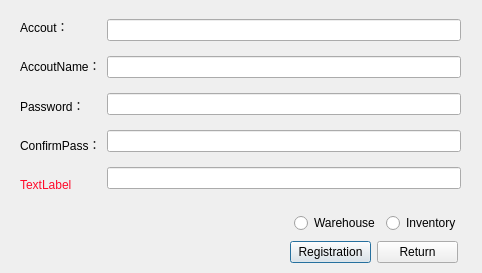
<?xml version="1.0" encoding="UTF-8"?>
<ui version="4.0">
 <class>Register</class>
 <widget class="QDialog" name="Register">
  <property name="geometry">
   <rect>
    <x>0</x>
    <y>0</y>
    <width>482</width>
    <height>273</height>
   </rect>
  </property>
  <property name="sizePolicy">
   <sizepolicy hsizetype="Expanding" vsizetype="Expanding">
    <horstretch>0</horstretch>
    <verstretch>0</verstretch>
   </sizepolicy>
  </property>
  <property name="windowTitle">
   <string>Dialog</string>
  </property>
  <widget class="QWidget" name="layoutWidget">
   <property name="geometry">
    <rect>
     <x>290</x>
     <y>240</y>
     <width>168</width>
     <height>25</height>
    </rect>
   </property>
   <layout class="QHBoxLayout" name="horizontalLayout">
    <item>
     <widget class="QPushButton" name="registrationpushButton">
      <property name="text">
       <string>Registration</string>
      </property>
     </widget>
    </item>
    <item>
     <widget class="QPushButton" name="returnpushButton">
      <property name="text">
       <string>Return</string>
      </property>
     </widget>
    </item>
   </layout>
  </widget>
  <widget class="QWidget" name="">
   <property name="geometry">
    <rect>
     <x>20</x>
     <y>10</y>
     <width>441</width>
     <height>191</height>
    </rect>
   </property>
   <layout class="QHBoxLayout" name="horizontalLayout_3">
    <item>
     <layout class="QVBoxLayout" name="verticalLayout_2">
      <item>
       <widget class="QLabel" name="accountlabel">
        <property name="text">
         <string>Accout：</string>
        </property>
       </widget>
      </item>
      <item>
       <widget class="QLabel" name="accoutnamelabel">
        <property name="text">
         <string>AccoutName：</string>
        </property>
       </widget>
      </item>
      <item>
       <widget class="QLabel" name="passwordlabel">
        <property name="text">
         <string>Password：</string>
        </property>
       </widget>
      </item>
      <item>
       <widget class="QLabel" name="confirmpasswordlabel">
        <property name="text">
         <string>ConfirmPass：</string>
        </property>
       </widget>
      </item>
      <item>
       <widget class="QLabel" name="verificationlabel">
        <property name="styleSheet">
         <string notr="true">color: rgb(255, 10, 42);

font: 75 24pt &quot;Aharoni&quot;;</string>
        </property>
        <property name="text">
         <string>TextLabel</string>
        </property>
       </widget>
      </item>
     </layout>
    </item>
    <item>
     <layout class="QVBoxLayout" name="verticalLayout">
      <item>
       <widget class="QLineEdit" name="accoutlineEdit"/>
      </item>
      <item>
       <widget class="QLineEdit" name="accoutnamelineEdit">
        <property name="enabled">
         <bool>true</bool>
        </property>
       </widget>
      </item>
      <item>
       <widget class="QLineEdit" name="passwordlineEdit"/>
      </item>
      <item>
       <widget class="QLineEdit" name="confirmpasslineEdit"/>
      </item>
      <item>
       <widget class="QLineEdit" name="verificationlineEdit"/>
      </item>
     </layout>
    </item>
   </layout>
  </widget>
  <widget class="QWidget" name="">
   <property name="geometry">
    <rect>
     <x>260</x>
     <y>212</y>
     <width>201</width>
     <height>22</height>
    </rect>
   </property>
   <layout class="QHBoxLayout" name="horizontalLayout_2">
    <item>
     <spacer name="horizontalSpacer_3">
      <property name="orientation">
       <enum>Qt::Horizontal</enum>
      </property>
      <property name="sizeHint" stdset="0">
       <size>
        <width>40</width>
        <height>20</height>
       </size>
      </property>
     </spacer>
    </item>
    <item>
     <widget class="QRadioButton" name="warehouseradioButton">
      <property name="text">
       <string>Warehouse</string>
      </property>
     </widget>
    </item>
    <item>
     <widget class="QRadioButton" name="inventoryradioButton">
      <property name="text">
       <string>Inventory</string>
      </property>
     </widget>
    </item>
   </layout>
  </widget>
  <zorder>layoutWidget</zorder>
  <zorder>layoutWidget</zorder>
  <zorder>layoutWidget</zorder>
  <zorder>inventoryradioButton</zorder>
  <zorder>warehouseradioButton</zorder>
  <zorder>horizontalSpacer_3</zorder>
 </widget>
 <resources/>
 <connections/>
</ui>
